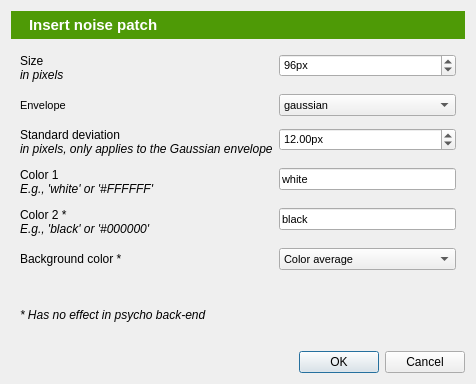
<?xml version="1.0" encoding="UTF-8"?>
<ui version="4.0">
 <class>Dialog</class>
 <widget class="QDialog" name="Dialog">
  <property name="geometry">
   <rect>
    <x>0</x>
    <y>0</y>
    <width>476</width>
    <height>384</height>
   </rect>
  </property>
  <property name="windowTitle">
   <string>Dialog</string>
  </property>
  <layout class="QVBoxLayout" name="verticalLayout">
   <item>
    <widget class="QWidget" name="widget_2" native="true">
     <property name="sizePolicy">
      <sizepolicy hsizetype="Preferred" vsizetype="Fixed">
       <horstretch>0</horstretch>
       <verstretch>0</verstretch>
      </sizepolicy>
     </property>
     <property name="styleSheet">
      <string notr="true">background-color: #4e9a06;
color: rgb(255, 255, 255);</string>
     </property>
     <layout class="QHBoxLayout" name="horizontalLayout">
      <property name="margin">
       <number>5</number>
      </property>
      <item>
       <widget class="QLabel" name="label">
        <property name="sizePolicy">
         <sizepolicy hsizetype="Fixed" vsizetype="Preferred">
          <horstretch>0</horstretch>
          <verstretch>0</verstretch>
         </sizepolicy>
        </property>
        <property name="text">
         <string/>
        </property>
        <property name="pixmap">
         <pixmap resource="icons.qrc">:/icons/noise_patch.png</pixmap>
        </property>
       </widget>
      </item>
      <item>
       <widget class="QLabel" name="label_2">
        <property name="font">
         <font>
          <pointsize>11</pointsize>
          <weight>75</weight>
          <bold>true</bold>
         </font>
        </property>
        <property name="text">
         <string>Insert noise patch</string>
        </property>
       </widget>
      </item>
     </layout>
    </widget>
   </item>
   <item>
    <widget class="QWidget" name="widget" native="true">
     <property name="font">
      <font>
       <pointsize>8</pointsize>
      </font>
     </property>
     <layout class="QFormLayout" name="formLayout">
      <property name="fieldGrowthPolicy">
       <enum>QFormLayout::AllNonFixedFieldsGrow</enum>
      </property>
      <property name="verticalSpacing">
       <number>12</number>
      </property>
      <item row="0" column="1">
       <widget class="QSpinBox" name="spin_size">
        <property name="suffix">
         <string>px</string>
        </property>
        <property name="minimum">
         <number>1</number>
        </property>
        <property name="maximum">
         <number>1000</number>
        </property>
        <property name="value">
         <number>96</number>
        </property>
       </widget>
      </item>
      <item row="1" column="0">
       <widget class="QLabel" name="label_5">
        <property name="text">
         <string>Envelope</string>
        </property>
       </widget>
      </item>
      <item row="1" column="1">
       <widget class="QComboBox" name="combobox_env">
        <item>
         <property name="text">
          <string>gaussian</string>
         </property>
        </item>
        <item>
         <property name="text">
          <string>linear</string>
         </property>
        </item>
        <item>
         <property name="text">
          <string>circular (sharp edge)</string>
         </property>
        </item>
        <item>
         <property name="text">
          <string>rectangle (no envelope)</string>
         </property>
        </item>
       </widget>
      </item>
      <item row="2" column="0">
       <widget class="QLabel" name="label_6">
        <property name="text">
         <string>&lt;!DOCTYPE HTML PUBLIC &quot;-//W3C//DTD HTML 4.0//EN&quot; &quot;http://www.w3.org/TR/REC-html40/strict.dtd&quot;&gt;
&lt;html&gt;&lt;head&gt;&lt;meta name=&quot;qrichtext&quot; content=&quot;1&quot; /&gt;&lt;style type=&quot;text/css&quot;&gt;
p, li { white-space: pre-wrap; }
&lt;/style&gt;&lt;/head&gt;&lt;body style=&quot; font-family:'Ubuntu'; font-size:8pt; font-weight:400; font-style:normal;&quot;&gt;
&lt;p style=&quot; margin-top:0px; margin-bottom:0px; margin-left:0px; margin-right:0px; -qt-block-indent:0; text-indent:0px;&quot;&gt;&lt;span style=&quot; font-size:9pt;&quot;&gt;Standard deviation&lt;/span&gt;&lt;/p&gt;
&lt;p style=&quot; margin-top:0px; margin-bottom:0px; margin-left:0px; margin-right:0px; -qt-block-indent:0; text-indent:0px;&quot;&gt;&lt;span style=&quot; font-size:9pt; font-style:italic;&quot;&gt;in pixels, only applies to the Gaussian envelope&lt;/span&gt;&lt;/p&gt;&lt;/body&gt;&lt;/html&gt;</string>
        </property>
       </widget>
      </item>
      <item row="2" column="1">
       <widget class="QDoubleSpinBox" name="spin_stdev">
        <property name="suffix">
         <string>px</string>
        </property>
        <property name="maximum">
         <double>1000.000000000000000</double>
        </property>
        <property name="value">
         <double>12.000000000000000</double>
        </property>
       </widget>
      </item>
      <item row="3" column="0">
       <widget class="QLabel" name="label_10">
        <property name="text">
         <string>&lt;!DOCTYPE HTML PUBLIC &quot;-//W3C//DTD HTML 4.0//EN&quot; &quot;http://www.w3.org/TR/REC-html40/strict.dtd&quot;&gt;
&lt;html&gt;&lt;head&gt;&lt;meta name=&quot;qrichtext&quot; content=&quot;1&quot; /&gt;&lt;style type=&quot;text/css&quot;&gt;
p, li { white-space: pre-wrap; }
&lt;/style&gt;&lt;/head&gt;&lt;body style=&quot; font-family:'Ubuntu'; font-size:9pt; font-weight:400; font-style:normal;&quot;&gt;
&lt;p style=&quot; margin-top:0px; margin-bottom:0px; margin-left:0px; margin-right:0px; -qt-block-indent:0; text-indent:0px;&quot;&gt;Color 1&lt;/p&gt;
&lt;p style=&quot; margin-top:0px; margin-bottom:0px; margin-left:0px; margin-right:0px; -qt-block-indent:0; text-indent:0px;&quot;&gt;&lt;span style=&quot; font-style:italic;&quot;&gt;E.g., 'white' or '#FFFFFF'&lt;/span&gt;&lt;/p&gt;&lt;/body&gt;&lt;/html&gt;</string>
        </property>
       </widget>
      </item>
      <item row="3" column="1">
       <widget class="QLineEdit" name="edit_color1">
        <property name="text">
         <string>white</string>
        </property>
       </widget>
      </item>
      <item row="4" column="0">
       <widget class="QLabel" name="label_9">
        <property name="text">
         <string>&lt;!DOCTYPE HTML PUBLIC &quot;-//W3C//DTD HTML 4.0//EN&quot; &quot;http://www.w3.org/TR/REC-html40/strict.dtd&quot;&gt;
&lt;html&gt;&lt;head&gt;&lt;meta name=&quot;qrichtext&quot; content=&quot;1&quot; /&gt;&lt;style type=&quot;text/css&quot;&gt;
p, li { white-space: pre-wrap; }
&lt;/style&gt;&lt;/head&gt;&lt;body style=&quot; font-family:'Ubuntu'; font-size:8pt; font-weight:400; font-style:normal;&quot;&gt;
&lt;p style=&quot; margin-top:0px; margin-bottom:0px; margin-left:0px; margin-right:0px; -qt-block-indent:0; text-indent:0px;&quot;&gt;&lt;span style=&quot; font-size:9pt;&quot;&gt;Color 2 *&lt;/span&gt;&lt;/p&gt;
&lt;p style=&quot; margin-top:0px; margin-bottom:0px; margin-left:0px; margin-right:0px; -qt-block-indent:0; text-indent:0px;&quot;&gt;&lt;span style=&quot; font-size:9pt; font-style:italic;&quot;&gt;E.g., 'black' or '#000000'&lt;/span&gt;&lt;/p&gt;&lt;/body&gt;&lt;/html&gt;</string>
        </property>
       </widget>
      </item>
      <item row="4" column="1">
       <widget class="QLineEdit" name="edit_color2">
        <property name="text">
         <string>black</string>
        </property>
       </widget>
      </item>
      <item row="5" column="0">
       <widget class="QLabel" name="label_11">
        <property name="font">
         <font>
          <pointsize>9</pointsize>
         </font>
        </property>
        <property name="text">
         <string>Background color *</string>
        </property>
       </widget>
      </item>
      <item row="5" column="1">
       <widget class="QComboBox" name="combobox_bgmode">
        <item>
         <property name="text">
          <string>Color average</string>
         </property>
        </item>
        <item>
         <property name="text">
          <string>Color 2</string>
         </property>
        </item>
       </widget>
      </item>
      <item row="0" column="0">
       <widget class="QLabel" name="label_4">
        <property name="text">
         <string>&lt;!DOCTYPE HTML PUBLIC &quot;-//W3C//DTD HTML 4.0//EN&quot; &quot;http://www.w3.org/TR/REC-html40/strict.dtd&quot;&gt;
&lt;html&gt;&lt;head&gt;&lt;meta name=&quot;qrichtext&quot; content=&quot;1&quot; /&gt;&lt;style type=&quot;text/css&quot;&gt;
p, li { white-space: pre-wrap; }
&lt;/style&gt;&lt;/head&gt;&lt;body style=&quot; font-family:'Ubuntu'; font-size:9pt; font-weight:400; font-style:normal;&quot;&gt;
&lt;p style=&quot; margin-top:0px; margin-bottom:0px; margin-left:0px; margin-right:0px; -qt-block-indent:0; text-indent:0px;&quot;&gt;Size&lt;/p&gt;
&lt;p style=&quot; margin-top:0px; margin-bottom:0px; margin-left:0px; margin-right:0px; -qt-block-indent:0; text-indent:0px;&quot;&gt;&lt;span style=&quot; font-style:italic;&quot;&gt;in pixels&lt;/span&gt;&lt;/p&gt;&lt;/body&gt;&lt;/html&gt;</string>
        </property>
       </widget>
      </item>
     </layout>
    </widget>
   </item>
   <item>
    <widget class="QWidget" name="widget_3" native="true">
     <layout class="QVBoxLayout" name="verticalLayout_2">
      <item>
       <widget class="QLabel" name="label_12">
        <property name="font">
         <font>
          <pointsize>9</pointsize>
          <italic>true</italic>
         </font>
        </property>
        <property name="text">
         <string>* Has no effect in psycho back-end</string>
        </property>
        <property name="wordWrap">
         <bool>true</bool>
        </property>
       </widget>
      </item>
     </layout>
    </widget>
   </item>
   <item>
    <widget class="QDialogButtonBox" name="buttonBox">
     <property name="orientation">
      <enum>Qt::Horizontal</enum>
     </property>
     <property name="standardButtons">
      <set>QDialogButtonBox::Cancel|QDialogButtonBox::Ok</set>
     </property>
     <property name="centerButtons">
      <bool>false</bool>
     </property>
    </widget>
   </item>
  </layout>
 </widget>
 <resources>
  <include location="icons.qrc"/>
 </resources>
 <connections>
  <connection>
   <sender>buttonBox</sender>
   <signal>accepted()</signal>
   <receiver>Dialog</receiver>
   <slot>accept()</slot>
   <hints>
    <hint type="sourcelabel">
     <x>248</x>
     <y>254</y>
    </hint>
    <hint type="destinationlabel">
     <x>157</x>
     <y>274</y>
    </hint>
   </hints>
  </connection>
  <connection>
   <sender>buttonBox</sender>
   <signal>rejected()</signal>
   <receiver>Dialog</receiver>
   <slot>reject()</slot>
   <hints>
    <hint type="sourcelabel">
     <x>316</x>
     <y>260</y>
    </hint>
    <hint type="destinationlabel">
     <x>286</x>
     <y>274</y>
    </hint>
   </hints>
  </connection>
 </connections>
</ui>
